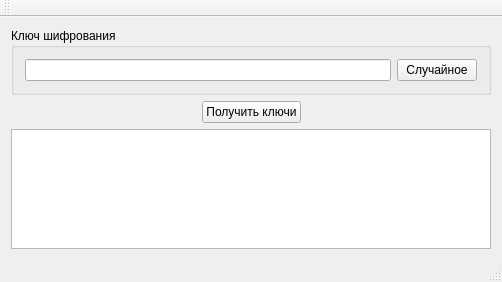
<?xml version="1.0" encoding="UTF-8"?>
<ui version="4.0">
 <class>MainWindow</class>
 <widget class="QMainWindow" name="MainWindow">
  <property name="geometry">
   <rect>
    <x>0</x>
    <y>0</y>
    <width>502</width>
    <height>282</height>
   </rect>
  </property>
  <property name="windowTitle">
   <string>МиС ЗКИ #4</string>
  </property>
  <widget class="QWidget" name="centralWidget">
   <layout class="QGridLayout" name="gridLayout">
    <item row="1" column="0">
     <layout class="QHBoxLayout" name="horizontalLayout_5">
      <item>
       <spacer name="horizontalSpacer">
        <property name="orientation">
         <enum>Qt::Horizontal</enum>
        </property>
        <property name="sizeHint" stdset="0">
         <size>
          <width>40</width>
          <height>20</height>
         </size>
        </property>
       </spacer>
      </item>
      <item>
       <widget class="QPushButton" name="pushButton_5">
        <property name="text">
         <string>Получить ключи</string>
        </property>
       </widget>
      </item>
      <item>
       <spacer name="horizontalSpacer_2">
        <property name="orientation">
         <enum>Qt::Horizontal</enum>
        </property>
        <property name="sizeHint" stdset="0">
         <size>
          <width>40</width>
          <height>20</height>
         </size>
        </property>
       </spacer>
      </item>
     </layout>
    </item>
    <item row="0" column="0">
     <widget class="QGroupBox" name="groupBox_3">
      <property name="title">
       <string>Ключ шифрования</string>
      </property>
      <layout class="QHBoxLayout" name="horizontalLayout_4">
       <item>
        <widget class="QLineEdit" name="lineEdit"/>
       </item>
       <item>
        <widget class="QPushButton" name="pushButton_3">
         <property name="sizePolicy">
          <sizepolicy hsizetype="Fixed" vsizetype="Fixed">
           <horstretch>0</horstretch>
           <verstretch>0</verstretch>
          </sizepolicy>
         </property>
         <property name="baseSize">
          <size>
           <width>75</width>
           <height>23</height>
          </size>
         </property>
         <property name="text">
          <string>Случайное</string>
         </property>
        </widget>
       </item>
      </layout>
     </widget>
    </item>
    <item row="2" column="0">
     <widget class="QPlainTextEdit" name="plainTextEdit"/>
    </item>
   </layout>
  </widget>
  <widget class="QMenuBar" name="menuBar">
   <property name="geometry">
    <rect>
     <x>0</x>
     <y>0</y>
     <width>502</width>
     <height>21</height>
    </rect>
   </property>
  </widget>
  <widget class="QToolBar" name="mainToolBar">
   <attribute name="toolBarArea">
    <enum>TopToolBarArea</enum>
   </attribute>
   <attribute name="toolBarBreak">
    <bool>false</bool>
   </attribute>
  </widget>
  <widget class="QStatusBar" name="statusBar"/>
 </widget>
 <layoutdefault spacing="6" margin="11"/>
 <resources/>
 <connections/>
</ui>
